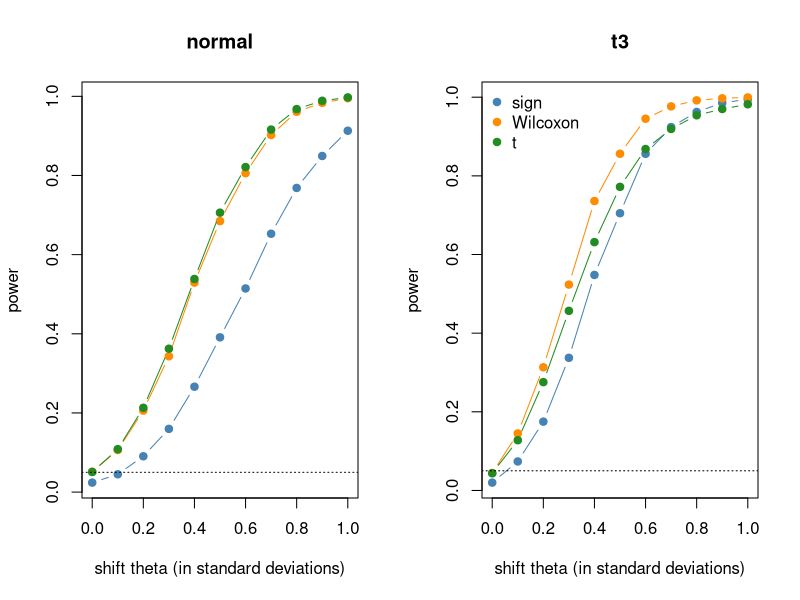

Reproduce this figure in R.
# Simulated power of the sign, Wilcoxon signed-rank and t tests (n = 20, one-sided, level 0.05)
# for normal data and for t_3 data scaled to unit variance. Here the tests are not randomized,
# so the discrete sign and Wilcoxon tests have actual levels slightly below 0.05.
set.seed(0)
n <- 20; reps <- 4000; shifts <- seq(0, 1, by = 0.1)
power_at <- function(rdist, theta) {
  rej <- replicate(reps, {
    z <- rdist(n) + theta
    c(sign = binom.test(sum(z > 0), n, alternative = "greater")$p.value < 0.05,
      wilcoxon = wilcox.test(z, alternative = "greater")$p.value < 0.05,
      t = t.test(z, alternative = "greater")$p.value < 0.05)
  })
  rowMeans(rej)
}
op <- par(mfrow = c(1, 2))
for (case in c("normal", "t3")) {
  rdist <- if (case == "normal") rnorm else function(m) rt(m, df = 3) / sqrt(3)
  pw <- t(sapply(shifts, function(th) power_at(rdist, th)))
  matplot(shifts, pw, type = "b", pch = 19, lty = 1, col = c("steelblue", "darkorange", "forestgreen"),
          xlab = "shift theta (in standard deviations)", ylab = "power", main = case)
  abline(h = 0.05, lty = 3)
}
legend("topleft", c("sign", "Wilcoxon", "t"), col = c("steelblue", "darkorange", "forestgreen"), pch = 19, bty = "n")
par(op)
